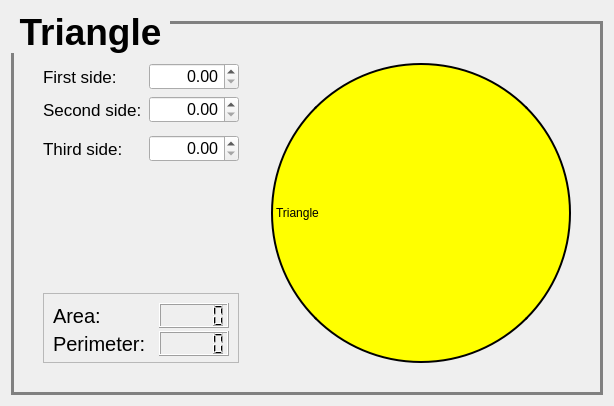
      <widget class="QWidget" name="TrianglePage">
       <layout class="QGridLayout" name="gridLayout_3">
        <item row="0" column="0">
         <widget class="QGroupBox" name="groupBox_4">
          <property name="font">
           <font>
            <pointsize>28</pointsize>
            <weight>75</weight>
            <bold>true</bold>
           </font>
          </property>
          <property name="styleSheet">
           <string notr="true">QGroupBox::title {
                subcontrol-origin: margin;
                padding: 0 3px;
            } 
QGroupBox {
                font-weight: bold;
                border: 3px solid gray;
                margin-top: 10px;
            }</string>
          </property>
          <property name="title">
           <string>Triangle</string>
          </property>
          <layout class="QGridLayout" name="gridLayout_8">
           <item row="8" column="4">
            <spacer name="horizontalSpacer_11">
             <property name="orientation">
              <enum>Qt::Horizontal</enum>
             </property>
             <property name="sizeHint" stdset="0">
              <size>
               <width>40</width>
               <height>20</height>
              </size>
             </property>
            </spacer>
           </item>
           <item row="7" column="1" colspan="2">
            <widget class="QFrame" name="frame_2">
             <property name="minimumSize">
              <size>
               <width>190</width>
               <height>50</height>
              </size>
             </property>
             <property name="maximumSize">
              <size>
               <width>240</width>
               <height>70</height>
              </size>
             </property>
             <property name="frameShape">
              <enum>QFrame::StyledPanel</enum>
             </property>
             <property name="frameShadow">
              <enum>QFrame::Plain</enum>
             </property>
             <layout class="QFormLayout" name="formLayout_2">
              <item row="0" column="0">
               <widget class="QLabel" name="triangle_area_lbl">
                <property name="minimumSize">
                 <size>
                  <width>100</width>
                  <height>25</height>
                 </size>
                </property>
                <property name="maximumSize">
                 <size>
                  <width>120</width>
                  <height>30</height>
                 </size>
                </property>
                <property name="font">
                 <font>
                  <pointsize>15</pointsize>
                 </font>
                </property>
                <property name="text">
                 <string>Area:</string>
                </property>
               </widget>
              </item>
              <item row="0" column="1">
               <widget class="QLCDNumber" name="triangle_area_lcd">
                <property name="minimumSize">
                 <size>
                  <width>70</width>
                  <height>25</height>
                 </size>
                </property>
                <property name="maximumSize">
                 <size>
                  <width>120</width>
                  <height>30</height>
                 </size>
                </property>
                <property name="font">
                 <font>
                  <pointsize>14</pointsize>
                 </font>
                </property>
               </widget>
              </item>
              <item row="1" column="0">
               <widget class="QLabel" name="triangle_perimeter_lbl">
                <property name="minimumSize">
                 <size>
                  <width>100</width>
                  <height>25</height>
                 </size>
                </property>
                <property name="maximumSize">
                 <size>
                  <width>120</width>
                  <height>30</height>
                 </size>
                </property>
                <property name="font">
                 <font>
                  <pointsize>15</pointsize>
                 </font>
                </property>
                <property name="text">
                 <string>Perimeter:</string>
                </property>
               </widget>
              </item>
              <item row="1" column="1">
               <widget class="QLCDNumber" name="triangle_perimeter_lcd">
                <property name="minimumSize">
                 <size>
                  <width>70</width>
                  <height>25</height>
                 </size>
                </property>
                <property name="maximumSize">
                 <size>
                  <width>120</width>
                  <height>30</height>
                 </size>
                </property>
               </widget>
              </item>
             </layout>
            </widget>
           </item>
           <item row="4" column="2">
            <widget class="QDoubleSpinBox" name="triangle_ds">
             <property name="minimumSize">
              <size>
               <width>90</width>
               <height>25</height>
              </size>
             </property>
             <property name="maximumSize">
              <size>
               <width>120</width>
               <height>30</height>
              </size>
             </property>
             <property name="font">
              <font>
               <pointsize>12</pointsize>
              </font>
             </property>
             <property name="alignment">
              <set>Qt::AlignRight|Qt::AlignTrailing|Qt::AlignVCenter</set>
             </property>
            </widget>
           </item>
           <item row="1" column="1">
            <widget class="QLabel" name="label_5">
             <property name="minimumSize">
              <size>
               <width>100</width>
               <height>25</height>
              </size>
             </property>
             <property name="maximumSize">
              <size>
               <width>120</width>
               <height>30</height>
              </size>
             </property>
             <property name="font">
              <font>
               <pointsize>13</pointsize>
              </font>
             </property>
             <property name="text">
              <string>First side:</string>
             </property>
            </widget>
           </item>
           <item row="2" column="1">
            <widget class="QLabel" name="label_6">
             <property name="minimumSize">
              <size>
               <width>100</width>
               <height>25</height>
              </size>
             </property>
             <property name="maximumSize">
              <size>
               <width>120</width>
               <height>30</height>
              </size>
             </property>
             <property name="font">
              <font>
               <pointsize>13</pointsize>
              </font>
             </property>
             <property name="text">
              <string>Second side:</string>
             </property>
            </widget>
           </item>
           <item row="4" column="1">
            <widget class="QLabel" name="label_7">
             <property name="minimumSize">
              <size>
               <width>100</width>
               <height>25</height>
              </size>
             </property>
             <property name="maximumSize">
              <size>
               <width>120</width>
               <height>30</height>
              </size>
             </property>
             <property name="font">
              <font>
               <pointsize>13</pointsize>
              </font>
             </property>
             <property name="text">
              <string>Third side:</string>
             </property>
            </widget>
           </item>
           <item row="6" column="5">
            <spacer name="verticalSpacer_9">
             <property name="orientation">
              <enum>Qt::Vertical</enum>
             </property>
             <property name="sizeHint" stdset="0">
              <size>
               <width>20</width>
               <height>40</height>
              </size>
             </property>
            </spacer>
           </item>
           <item row="1" column="2">
            <widget class="QDoubleSpinBox" name="triangle_ds_3">
             <property name="minimumSize">
              <size>
               <width>90</width>
               <height>25</height>
              </size>
             </property>
             <property name="maximumSize">
              <size>
               <width>120</width>
               <height>30</height>
              </size>
             </property>
             <property name="font">
              <font>
               <pointsize>12</pointsize>
              </font>
             </property>
             <property name="layoutDirection">
              <enum>Qt::LeftToRight</enum>
             </property>
             <property name="alignment">
              <set>Qt::AlignRight|Qt::AlignTrailing|Qt::AlignVCenter</set>
             </property>
            </widget>
           </item>
           <item row="2" column="2">
            <widget class="QDoubleSpinBox" name="triangle_ds_2">
             <property name="minimumSize">
              <size>
               <width>90</width>
               <height>25</height>
              </size>
             </property>
             <property name="maximumSize">
              <size>
               <width>120</width>
               <height>30</height>
              </size>
             </property>
             <property name="font">
              <font>
               <pointsize>12</pointsize>
              </font>
             </property>
             <property name="alignment">
              <set>Qt::AlignRight|Qt::AlignTrailing|Qt::AlignVCenter</set>
             </property>
            </widget>
           </item>
           <item row="6" column="3">
            <spacer name="verticalSpacer_7">
             <property name="orientation">
              <enum>Qt::Vertical</enum>
             </property>
             <property name="sizeHint" stdset="0">
              <size>
               <width>20</width>
               <height>40</height>
              </size>
             </property>
            </spacer>
           </item>
           <item row="6" column="0">
            <spacer name="verticalSpacer_8">
             <property name="orientation">
              <enum>Qt::Vertical</enum>
             </property>
             <property name="sizeHint" stdset="0">
              <size>
               <width>20</width>
               <height>40</height>
              </size>
             </property>
            </spacer>
           </item>
           <item row="1" column="4" rowspan="7">
            <widget class="QLabel" name="triangle_lbl">
             <property name="minimumSize">
              <size>
               <width>300</width>
               <height>300</height>
              </size>
             </property>
             <property name="maximumSize">
              <size>
               <width>900</width>
               <height>900</height>
              </size>
             </property>
             <property name="sizeIncrement">
              <size>
               <width>50</width>
               <height>10</height>
              </size>
             </property>
             <property name="styleSheet">
              <string notr="true">background-color: yellow;
border: 2px solid black;
border-radius: 150px; 
</string>
             </property>
             <property name="text">
              <string>Triangle</string>
             </property>
            </widget>
           </item>
           <item row="0" column="1" colspan="4">
            <spacer name="horizontalSpacer_10">
             <property name="orientation">
              <enum>Qt::Horizontal</enum>
             </property>
             <property name="sizeHint" stdset="0">
              <size>
               <width>40</width>
               <height>30</height>
              </size>
             </property>
            </spacer>
           </item>
          </layout>
         </widget>
        </item>
       </layout>
      </widget>
